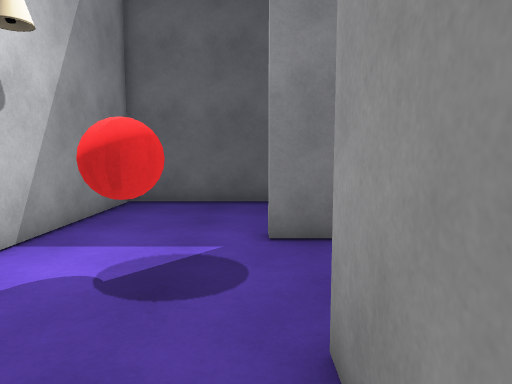
view 1 (above)

23 first-person views from a walk through a scene from a Unity 3-D project. The camera is 1.44 m above the floor, tilts 6° down and sees 70° across. The floor is counted in squares, 0.79 m on a side. Each view is taken from the middle of a square. On the plan, view 1 faces up. The plan holds only what a view shows up to about 18 squares ahead; the rest is blank. The player is left out.

view 2
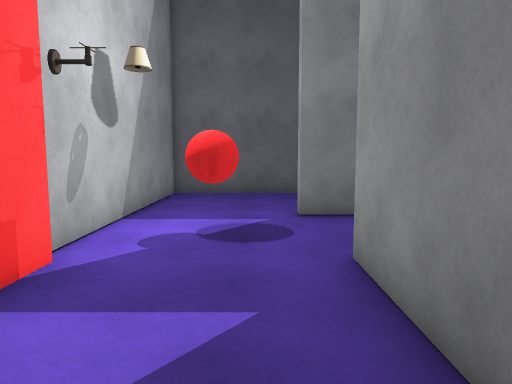

view 3
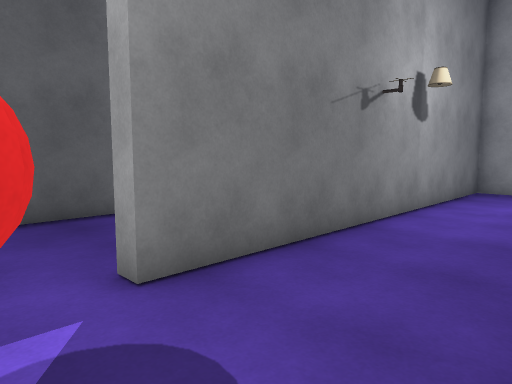

view 4
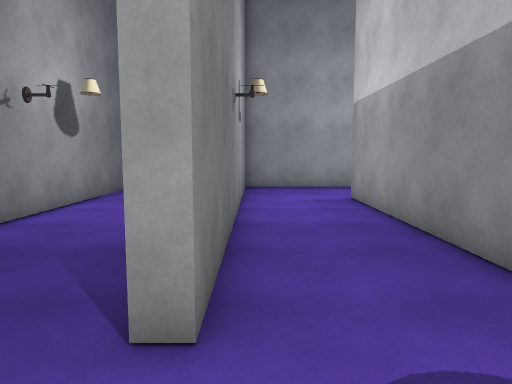

view 5
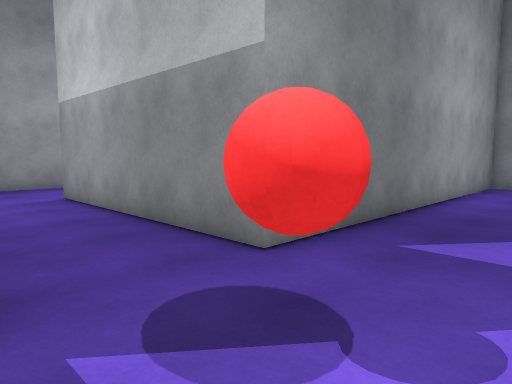

view 6
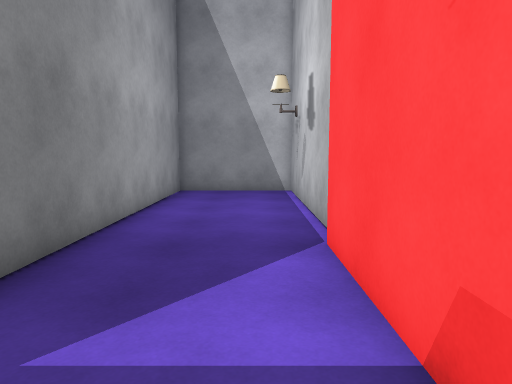

view 7
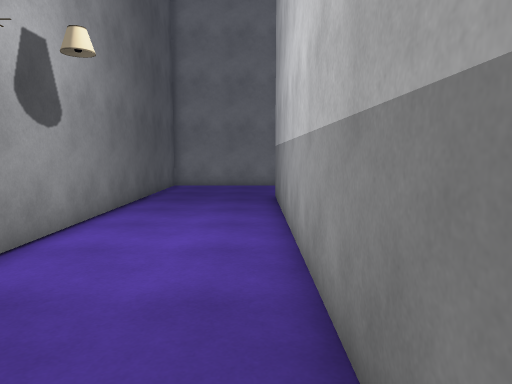

view 8
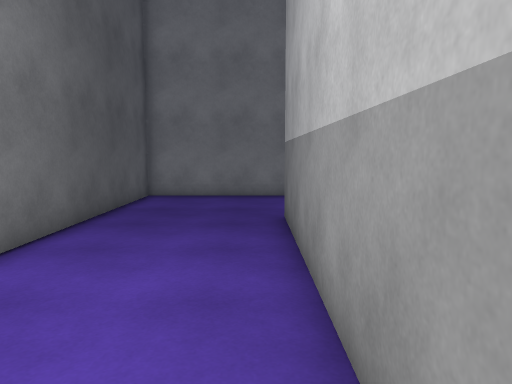

view 9
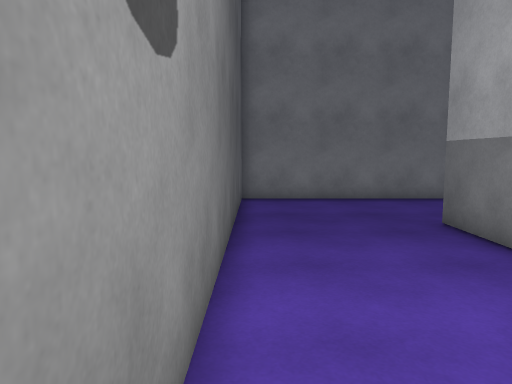

view 10
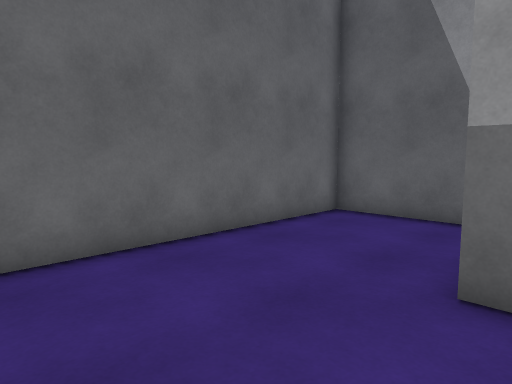

view 11
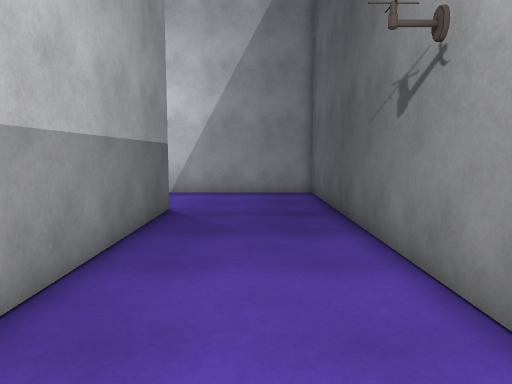

view 12
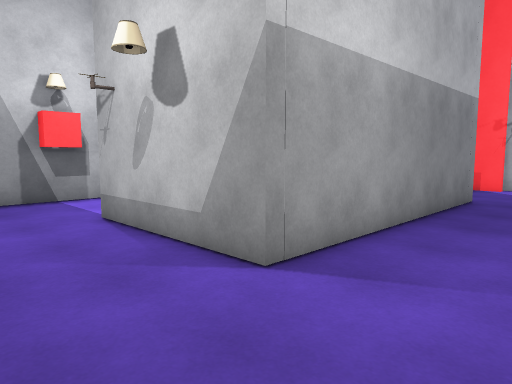

view 13
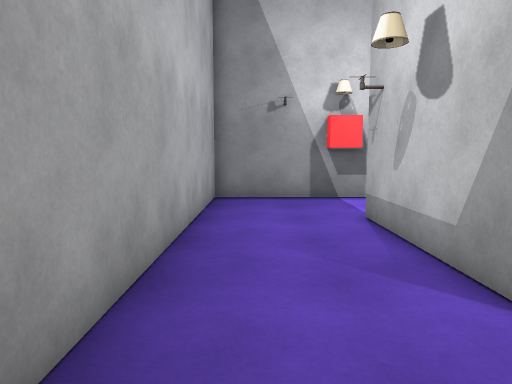

view 14
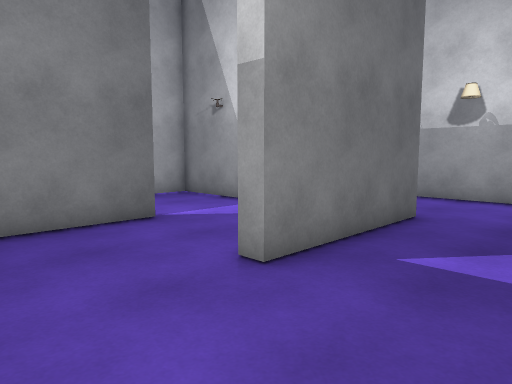

view 15
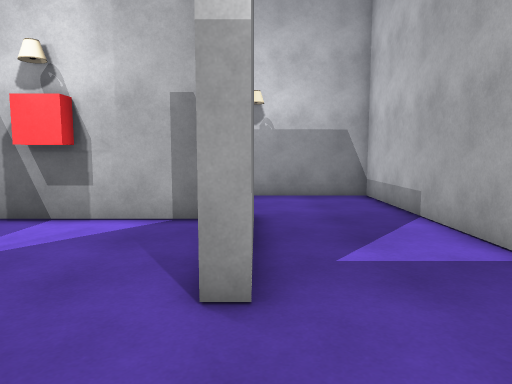

view 16
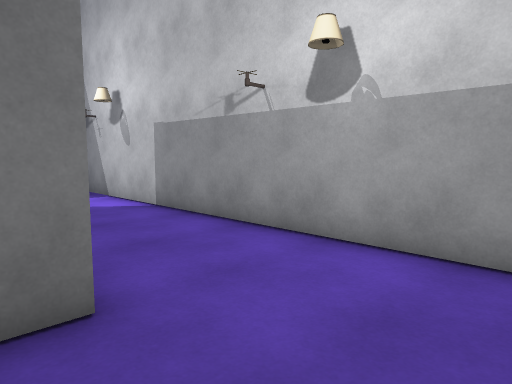

view 17
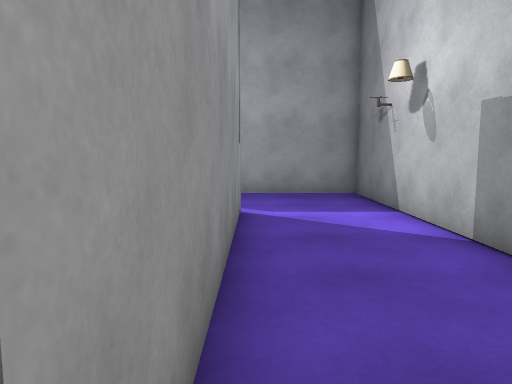

view 18
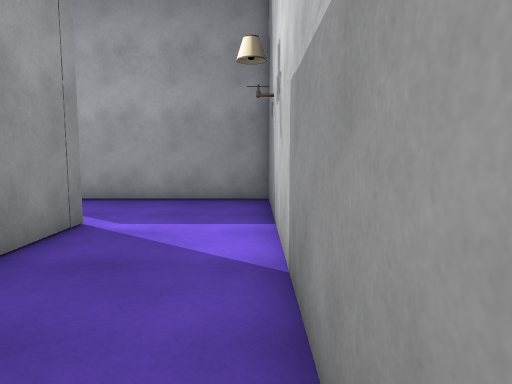

view 19
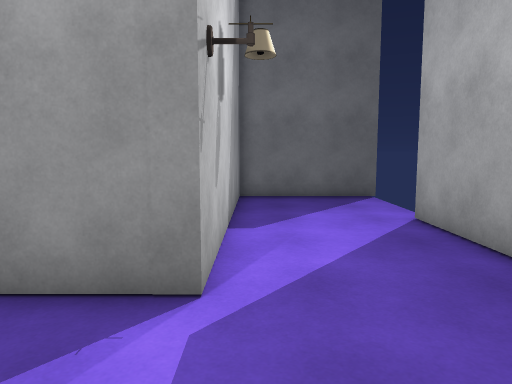

view 20
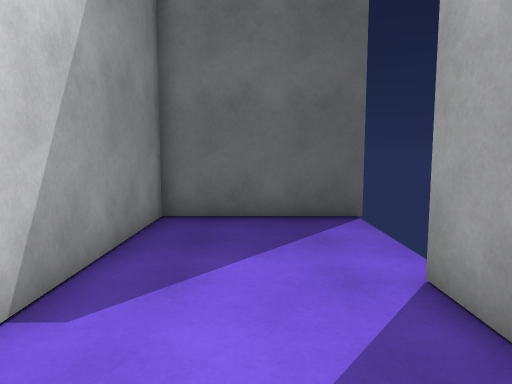

view 21
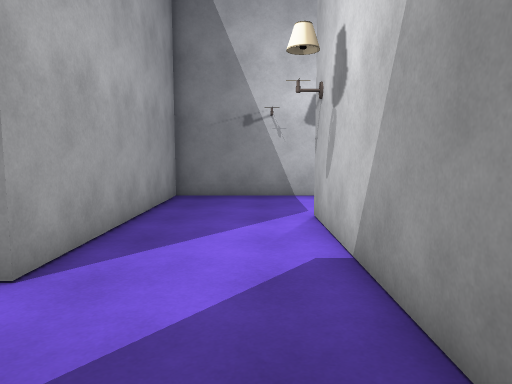

view 22
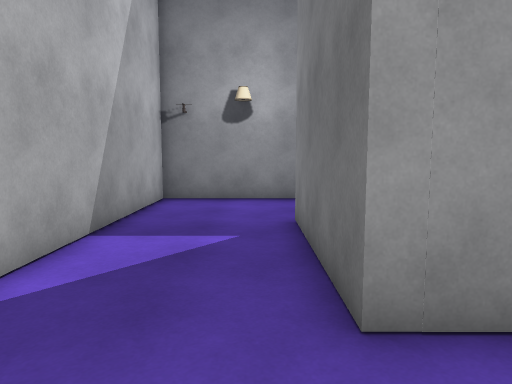

view 23
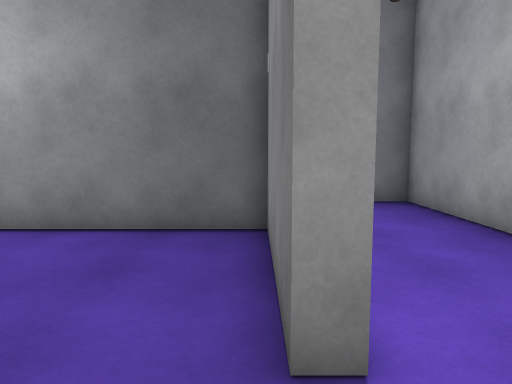

### Floor plan
Points are (right, up) in squares from view 1. A wall is a line through its corners. A room is listed if a view was taken in it or the views show most of it. See-through windows are left out.
Room 1 (views 1, 2, 3, 4, 5, 6, 7, 8, 9, 10, 11, 12, 13, 14, 15, 16, 17, 18, 19, 20, 21, 22, 23)
walls: (7.5, -7.9) (10.6, -7.9); (12.4, -7.9) (16.7, -7.9) (16.7, 7.6) (0.3, 7.6) (0.3, 8.2) (17.4, 8.2); (10.5, -8.5) (6.1, -8.5) (6.1, -2.2) (6.8, -2.2); (18.6, 2.9) (22.4, 2.9) (22.4, 13.6) (-4.7, 13.6) (-4.7, 3); (-4.4, 3.1) (-4.4, -3.2); (23.1, 2.3) (17.3, 2.3) (17.3, -8.5) (12.4, -8.5); (-4.7, -4.5) (-4.7, -13.5) (0.7, -13.5) (0.7, 3.1) (11.9, 3.1) (11.9, -3.2) (11.3, -3.2) (11.3, 2.5) (1.3, 2.5) (1.3, -13.5) (22.4, -13.5) (22.4, -2.9)
ways out: gap at (23, -3)
objects: red ball (-2, 5) to (-2, 6)

Positions as (right, up) in squares from view 1, and headings:
1: (0, 0), facing up
2: (-1, -3), facing up
3: (-2, 3), facing up-right
4: (-3, 7), facing right
5: (-4, 8), facing down-right
6: (-3, 4), facing down
7: (2, 9), facing right
8: (7, 9), facing right
9: (8, 13), facing right
10: (16, 13), facing down-right
11: (12, 11), facing left
12: (16, 7), facing down-left
13: (15, 7), facing down
14: (2, 2), facing down-right
15: (6, 2), facing down
16: (2, -7), facing down-right
17: (6, -9), facing right
18: (8, -13), facing right
19: (18, -13), facing up
20: (20, -8), facing up
21: (19, 2), facing down
22: (5, -12), facing up
23: (11, -6), facing up
